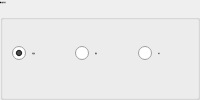
           <widget class="QGroupBox" name="groupBoxRotateInMold">
            <property name="sizePolicy">
             <sizepolicy hsizetype="Expanding" vsizetype="Preferred">
              <horstretch>0</horstretch>
              <verstretch>0</verstretch>
             </sizepolicy>
            </property>
            <property name="maximumSize">
             <size>
              <width>16777215</width>
              <height>16777215</height>
             </size>
            </property>
            <property name="font">
             <font>
              <family>微软雅黑</family>
              <pointsize>-1</pointsize>
              <weight>50</weight>
              <italic>false</italic>
              <bold>false</bold>
             </font>
            </property>
            <property name="title">
             <string>模内倒角动作</string>
            </property>
            <layout class="QHBoxLayout" name="horizontalLayoutRotateInMold">
             <property name="leftMargin">
              <number>9</number>
             </property>
             <property name="topMargin">
              <number>2</number>
             </property>
             <property name="rightMargin">
              <number>2</number>
             </property>
             <property name="bottomMargin">
              <number>2</number>
             </property>
             <item>
              <widget class="xRadioButton" name="radioRotNoLimit">
               <property name="sizePolicy">
                <sizepolicy hsizetype="Minimum" vsizetype="Fixed">
                 <horstretch>0</horstretch>
                 <verstretch>0</verstretch>
                </sizepolicy>
               </property>
               <property name="minimumSize">
                <size>
                 <width>0</width>
                 <height>50</height>
                </size>
               </property>
               <property name="maximumSize">
                <size>
                 <width>16777215</width>
                 <height>50</height>
                </size>
               </property>
               <property name="font">
                <font>
                 <family>微软雅黑</family>
                 <pointsize>-1</pointsize>
                 <weight>50</weight>
                 <italic>false</italic>
                 <bold>false</bold>
                </font>
               </property>
               <property name="focusPolicy">
                <enum>Qt::NoFocus</enum>
               </property>
               <property name="text">
                <string>不限制</string>
               </property>
               <property name="checked">
                <bool>true</bool>
               </property>
              </widget>
             </item>
             <item>
              <widget class="xRadioButton" name="radioRotVer">
               <property name="sizePolicy">
                <sizepolicy hsizetype="Minimum" vsizetype="Fixed">
                 <horstretch>0</horstretch>
                 <verstretch>0</verstretch>
                </sizepolicy>
               </property>
               <property name="minimumSize">
                <size>
                 <width>0</width>
                 <height>50</height>
                </size>
               </property>
               <property name="maximumSize">
                <size>
                 <width>16777215</width>
                 <height>50</height>
                </size>
               </property>
               <property name="font">
                <font>
                 <family>微软雅黑</family>
                 <pointsize>-1</pointsize>
                 <weight>50</weight>
                 <italic>false</italic>
                 <bold>false</bold>
                </font>
               </property>
               <property name="focusPolicy">
                <enum>Qt::NoFocus</enum>
               </property>
               <property name="text">
                <string>垂直</string>
               </property>
               <property name="checked">
                <bool>false</bool>
               </property>
              </widget>
             </item>
             <item>
              <widget class="xRadioButton" name="radioRotHor">
               <property name="sizePolicy">
                <sizepolicy hsizetype="Minimum" vsizetype="Fixed">
                 <horstretch>0</horstretch>
                 <verstretch>0</verstretch>
                </sizepolicy>
               </property>
               <property name="minimumSize">
                <size>
                 <width>0</width>
                 <height>50</height>
                </size>
               </property>
               <property name="maximumSize">
                <size>
                 <width>16777215</width>
                 <height>50</height>
                </size>
               </property>
               <property name="font">
                <font>
                 <family>微软雅黑</family>
                 <pointsize>-1</pointsize>
                 <weight>50</weight>
                 <italic>false</italic>
                 <bold>false</bold>
                </font>
               </property>
               <property name="focusPolicy">
                <enum>Qt::NoFocus</enum>
               </property>
               <property name="text">
                <string>水平</string>
               </property>
              </widget>
             </item>
            </layout>
           </widget>
